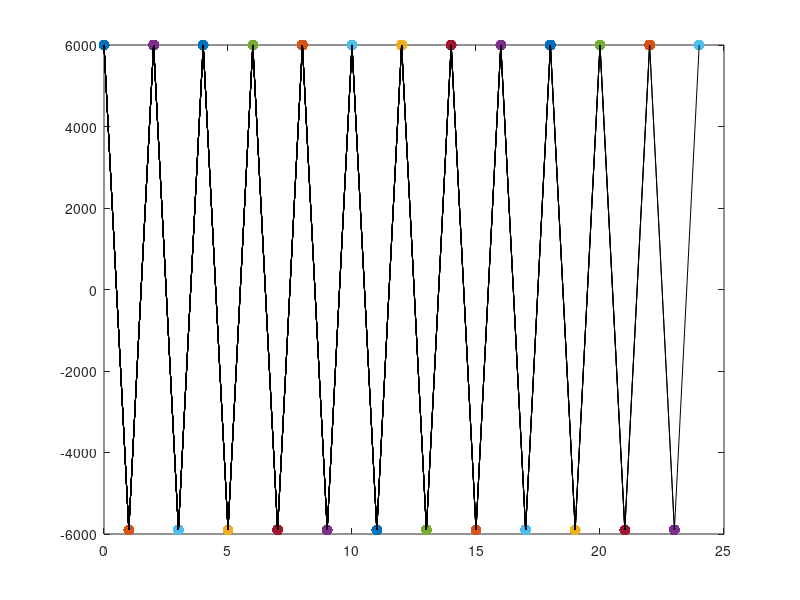

Recreate this plot in MATLAB.
P = []; 
a0 = 6000; 
m0 = 0;
w0 = 300; 
P(1, :) = [m0, w0, a0];

figure
plot(0, a0, '.', 'markersize', 24);
hold on;
xlim([0 25])
i = 1
while i < 25
  P
  a = input('How many workers this month?')
  b = 20 * a - a0;
  a0 = b;
  plot(i, a0, '.', 'markersize',24);
  P(i + 1, :) = [i, a, b];
  plot(P(:, 1), P(:, 3), 'color','k');
  i = i + 1;
end
